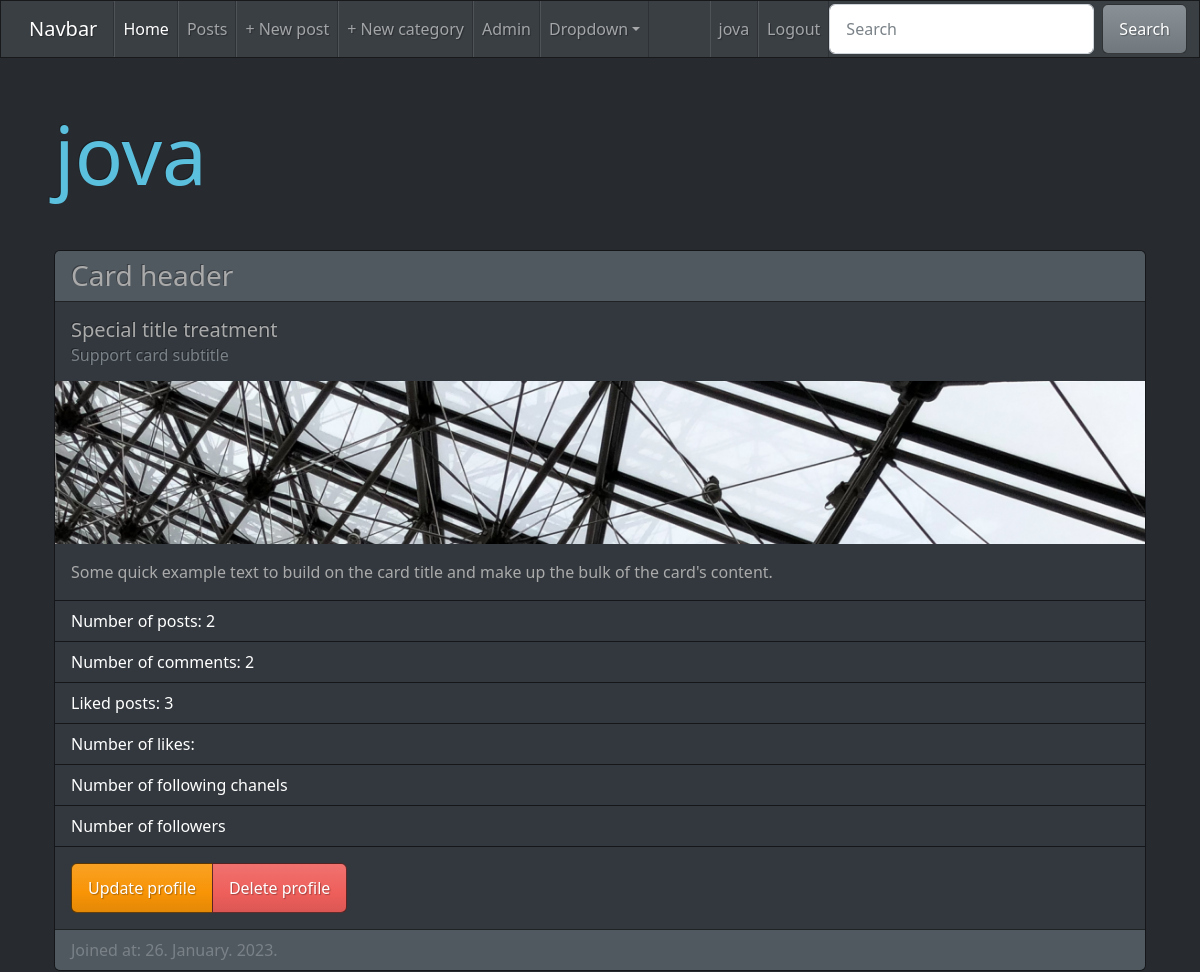
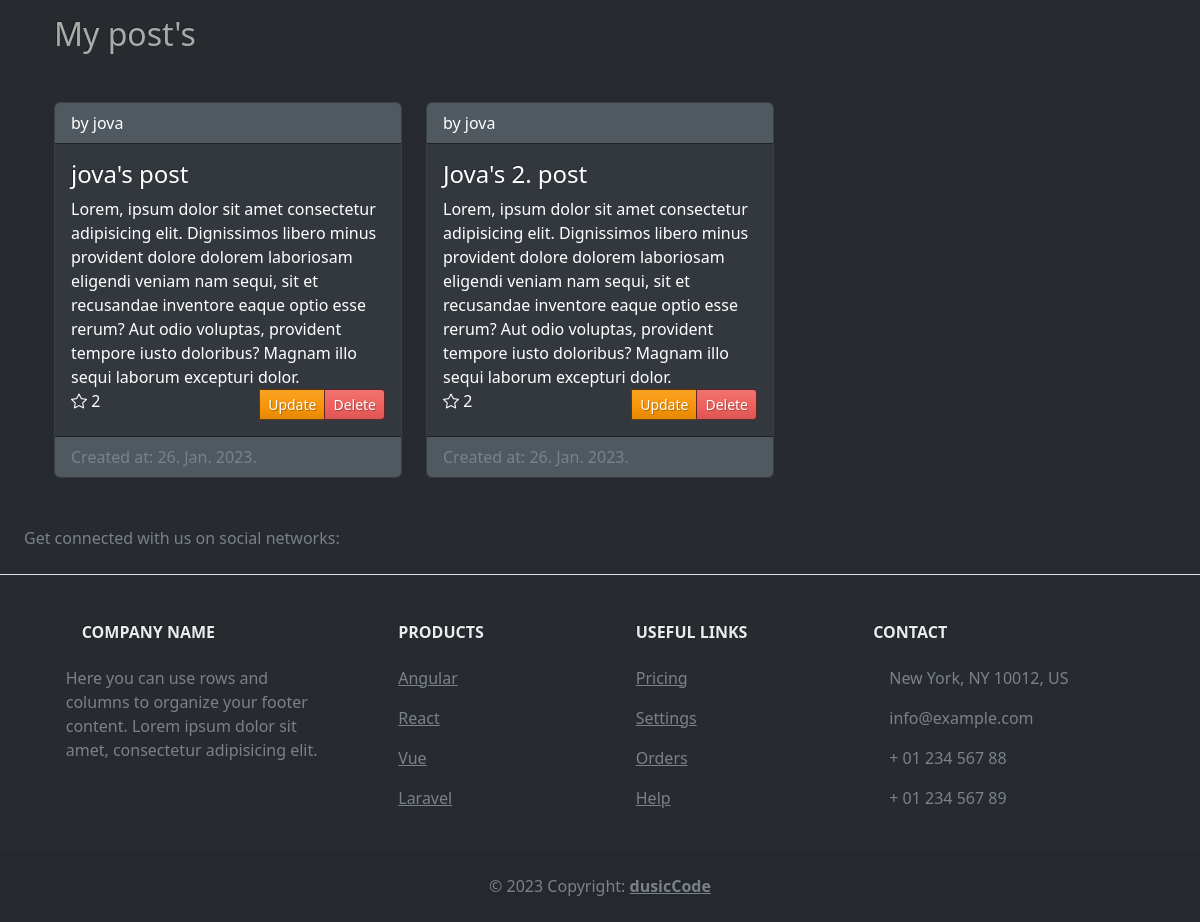
Screenshot of /user (signed in) with the database file from the repository (2 pictures, top to bottom).
### app.py (models this page shows, shortened)
class User(db.Model, UserMixin):
    id = db.Column(db.Integer, primary_key=True)
    username = db.Column(db.String(80), unique=True, nullable=False)
    email = db.Column(db.String(120), unique=True, nullable=False)
    password = db.Column(db.String(120), nullable=False)
    posts = db.relationship('Post', backref='author', lazy=True)
    comments = db.relationship('Comment', backref='author', lazy=True)
    joined_at = db.Column(db.DateTime, nullable=False, default=datetime.utcnow)

class Post(db.Model):
    id = db.Column(db.Integer, primary_key=True)
    title = db.Column(db.String(120), nullable=False)
    content = db.Column(db.Text, nullable=False)
    author_id = db.Column(db.Integer, db.ForeignKey('user.id'), nullable=False)
    categories = db.relationship('Category', secondary='post_categories', backref='posts')
    likes = db.relationship('Like', backref='post', lazy=True)
    comments = db.relationship('Comment', cascade='all,delete', backref='post', lazy=True)
    created_at = db.Column(db.DateTime, nullable=False, default=datetime.utcnow)

### app.py (the view)
@app.route('/user')
@login_required
def user():
    posts = Post.query.filter_by(author_id=current_user.id).all()
    return render_template('user.html', user=current_user, posts=posts)

### app.py (called while the page is built)
@login_manager.user_loader
def load_user(user_id):
    return User.query.get(int(user_id))

### templates/user.html
{% extends 'base.html' %}
{% block context %}
<div class="container">
    <div class="row">
        <div class="col">
            <h1 class="display-1 my-5 text-info">{{ current_user.username }}</h1>
            <div class="card mb-3">
              <h3 class="card-header">Card header</h3>
                <div class="card-body">
                  <h5 class="card-title">Special title treatment</h5>
                  <h6 class="card-subtitle text-muted">Support card subtitle</h6>
                </div>
                <div class="card-image">
                  <image src="{{url_for('static',filename = 'images/ban3.jpg')}}" width="100%" >
                  </div>
                <div class="card-body">
                  <p class="card-text">Some quick example text to build on the card title and make up the bulk of the card's content.</p>
                </div>
                <ul class="list-group list-group-flush">
                  <li class="list-group-item">Number of posts: {{ posts|count }}</li>
                  <li class="list-group-item">Number of comments: {{ current_user.comments|count }}</li>
                  <li class="list-group-item">Liked posts: {{ current_user.likes|count }}</li>
                  <li class="list-group-item">Number of likes:</li>
                  <li class="list-group-item">Number of following chanels</li>
                  <li class="list-group-item">Number of followers</li>
                </ul>
                <div class="card-body">
                  <div class="btn-group ms-auto" role="group" aria-label="Basic example">
                  <a href="#" class="btn btn-warning">Update profile</a>
                  <a href="{{ url_for('delete_account') }}" class="btn btn-danger" onClick="return confirm('Are you sure you want to delete account!')">Delete profile</a>
                  </div>
                </div>
                <div class="card-footer text-muted">
                  Joined at: {{ current_user.joined_at.strftime('%d. %B. %Y.') }}
                </div>
              </div>
        </div>
    </div>
</div>
<div class="container">
  <h2 class="header-2">My post's</h2>
  <div class="row mt-5">
      {% for post in posts %}
      <div class="col-md-6 col-lg-4">
          <a href="{{ url_for('post_details', post_id=post.id) }}" style="text-decoration: none;">
              <div class="card border-primary mb-4" style="min-height: 350px;">
                  <div class="card-header">by {{ post.author.username }}</div>
                  <div class="card-body">
                      <h4 class="card-title">{{ post.title }}</h4>
                      <p class="card-text" style="min-height: 165px;">{{ post.content }}</p>
                      <div class="d-flex">
                        <a href="{{ url_for('like_post', post_id=post.id, page='user') }}" class="card-text" style="text-decoration: none;"><i class="bi bi-star"></i> {{ post.likes|count }}</br>
                          <div class="btn-group ms-auto" role="group" aria-label="Basic example">
                          <a href="{{ url_for('update_post', post_id=post.id, page='user') }}" class="btn btn-sm btn-warning">Update</a>
                          <a href="{{ url_for('delete_post', post_id=post.id) }}" class="btn btn-sm btn-danger" onClick="return confirm('Are you sure!')">Delete</a>
                          </div>
                    </div>
                  </div>
                  <div class="card-footer text-muted">
                    Created at: {{ post.created_at.strftime('%d. %b. %Y.') }}
                  </div>
              </div>
          </a>
  </div>
      {% endfor %}
</div>
</div>
{% endblock %}

### templates/base.html (shortened to what this page needs)
<!DOCTYPE html>
<html lang="en">
<head>
    <link rel="stylesheet" href="{{ url_for('static', filename='css/state.css') }}">
    <link rel="stylesheet" href="https://cdn.jsdelivr.net/npm/bootstrap-icons@1.10.3/font/bootstrap-icons.css">
</head>
<body>
    <nav class="navbar navbar-expand-lg navbar-dark bg-primary">
        <div class="container-fluid">
          <a class="navbar-brand" href="#">Navbar</a>
          <div class="collapse navbar-collapse" id="navbarColor01">
            <ul class="navbar-nav me-auto">
              {% if user.is_authenticated %}
              <li class="nav-item">
                <a class="nav-link active" href="{{ url_for('index') }}">Home
                </a>
              </li>
              <li class="nav-item">
                <a class="nav-link" href="{{ url_for('posts') }}">Posts</a>
              </li>
              <li class="nav-item">
                <a class="nav-link" href="{{ url_for('new_post') }}">+ New post</a>
              </li>
              <li class="nav-item">
                <a class="nav-link" href="{{ url_for('new_category') }}" data-bs-toggle="modal" data-bs-target="#new_category">+ New category</a>
              </li>
              <li class="nav-item">
                <a class="nav-link" href="/admin">Admin</a>
              </li>
              <li class="nav-item dropdown">
                <a class="nav-link dropdown-toggle" data-bs-toggle="dropdown" href="#" role="button" aria-haspopup="true" aria-expanded="false">Dropdown</a>
              </li>
              {% endif %}
            </ul>
            <ul class="navbar-nav">
              {% if user.is_authenticated %}
            <li class="nav-item">
              <a class="nav-link" href="{{ url_for('user') }}">{{ current_user.username }}</a>
            </li>
              <li class="nav-item">
                <a class="nav-link" href="{{ url_for('logout') }}">Logout</a>
            {% endif %}
            </ul>
            <form class="d-flex">
              <input class="form-control me-sm-2" type="search" placeholder="Search">
              <button class="btn btn-secondary my-2 my-sm-0" type="submit">Search</button>
            </form>
          </div>
        </div>
      </nav>
    <div class="container" style="min-height: calc(100vh - 130px)">
      {% block context %}
      {% endblock %}
  </div>
    {% include 'footer.html' %}
</body>
</html>

### rows the page displays
User: username "jova", joined_at "26. January. 2023."
Post: author.username "jova", title "jova's post", content "Lorem, ipsum dolor sit amet consectetur adipisicing elit. Dignissimos libero minus provident dolore dolorem laboriosam eligendi veniam nam sequi, sit et recusandae inventore eaque optio esse rerum? Aut odio voluptas, provident tempore iusto doloribus? Magnam illo sequi laborum excepturi dolor.", likes|count "2", created_at "26. Jan. 2023."
Post: author.username "jova", title "Jova's 2. post", content "Lorem, ipsum dolor sit amet consectetur adipisicing elit. Dignissimos libero minus provident dolore dolorem laboriosam eligendi veniam nam sequi, sit et recusandae inventore eaque optio esse rerum? Aut odio voluptas, provident tempore iusto doloribus? Magnam illo sequi laborum excepturi dolor.", likes|count "2", created_at "26. Jan. 2023."

### other values shown
{{ posts|count }} "2"
{{ current_user.comments|count }} "2"
{{ current_user.likes|count }} "3"
